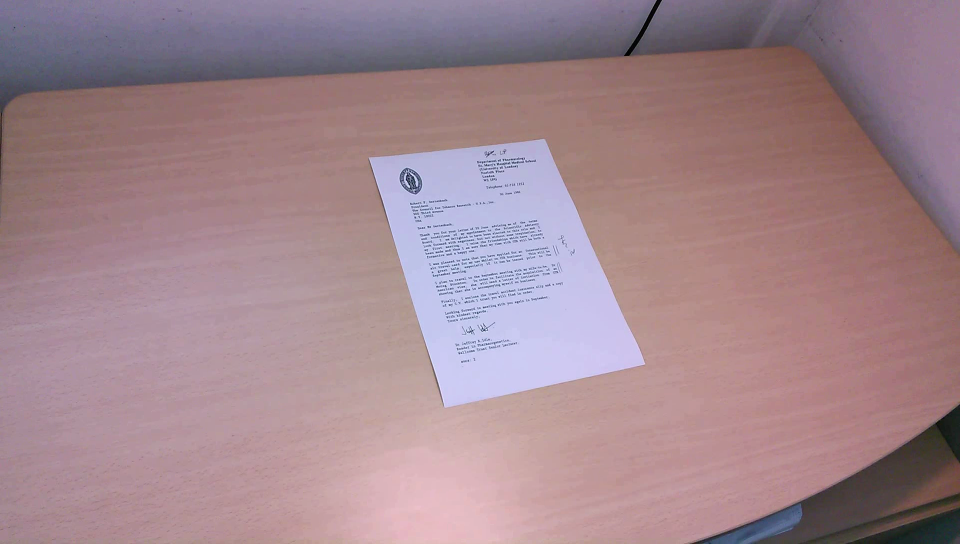
#> input picture input_samples/sample01.png, 1920 x 1088 px (shown at 1/2 size)
$ python dewarp.py input_samples/sample01.png out.png
#> lines starting #> are read from the running program, lines starting #| are printed output that depends on the picture; after the words box and inside, x2 and y2 are one past the last pixel; in counts of white or black regions, pixels touching at a corner belong together
#!/usr/bin/env python
# -*- coding: utf-8 -*-
# (c) 2016 L3i - University of La Rochelle, France
#          Joseph Chazalon joseph(dot)chazalon(at)univ-lr(dot)fr
# Tool to detect and dewarp (correct perspective transform) a document
# page area in a mobile captured image.


# ==============================================================================
# Imports
import sys
import argparse
import logging
from collections import namedtuple
import json

import cv2
import numpy as np


# ==============================================================================
# Constants
PROG_VERSION = "0.1"
PROG_NAME = "Auto page dewarp"

EXITCODE_OK = 0
EXITCODE_INVALIDINPUTFILE = 10
EXITCODE_OUTPUTERROR = 20
EXITCODE_DOCNOTFOUND = 100
EXITCODE_UNKERR = 254


# ==============================================================================
# Types
# Simple 2D point
Pt = namedtuple("Pt", ["x", "y"])

# ==============================================================================
# Constants which should be parameters
# This version produces a fixed image size, this should be improved
w_A4_page=2480
h_A4_page=3506
num_pyrdown = 2

# ==============================================================================
def _scaleCoord(coord):
    return coord * 2**num_pyrdown

# ==============================================================================
def process_image(input_path, output_path, logger, gui=False):
    # Open image
#> called with input_path = 'input_samples/sample01.png', output_path = 'out.png'
    img = cv2.imread(input_path)
#> img is the input picture: shape (1088, 1920, 3); mean B, G, R 141.8, 133.8, 161.2
    if img is None:
        logger.errort("Cannot read input file.")
        return EXITCODE_INVALIDINPUTFILE
    # orig_img = img.copy()
    # Downsample
    for _q in range(num_pyrdown):
        img = cv2.pyrDown(img)
#> this loop made 2 passes
#> pass 1, in process_image, `img = cv2.pyrDown(img)`:
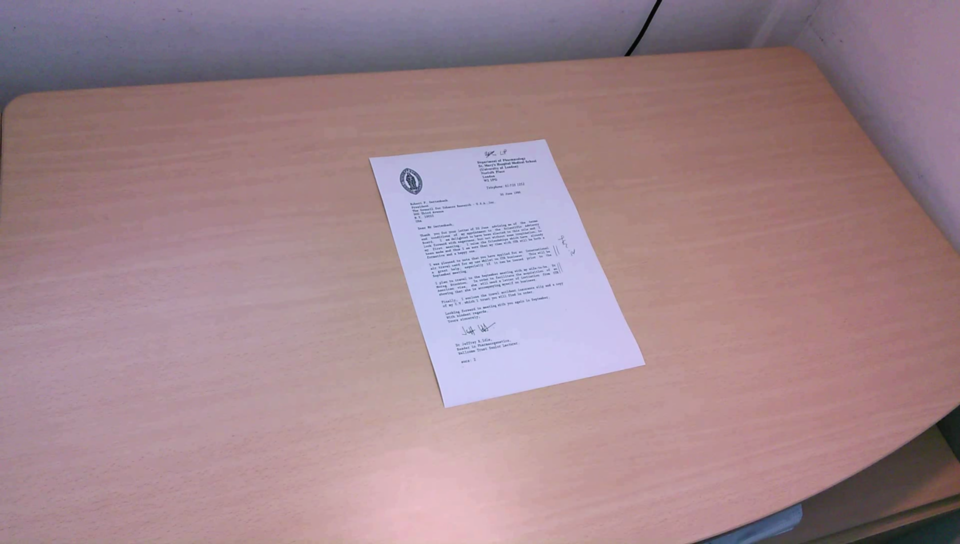
#> img: shape (544, 960, 3); mean B, G, R 141.8, 133.8, 161.2
    # Identify central point
    (height, width, _d) = img.shape
#> height = 272; width = 480
    cx = width/2
#> cx = 240
    cy = height/2
#> cy = 136
    # Binarize
    hls = cv2.cvtColor(img, cv2.COLOR_BGR2HLS)
#> hls: shape (272, 480, 3); mean of channels 0, 1, 2 103.4, 149.7, 50.2
    closed = cv2.morphologyEx(hls[:,:,1], cv2.MORPH_CLOSE, np.ones((3,3),np.uint8),iterations=5)
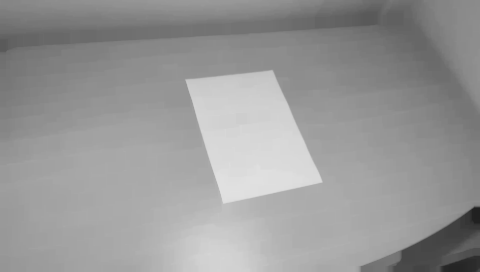
#> closed: shape (272, 480); min 32, max 225, mean 152.3
    blurred = cv2.blur(closed,(3,3))
    bin = cv2.Canny(blurred, 0, 95,3 )
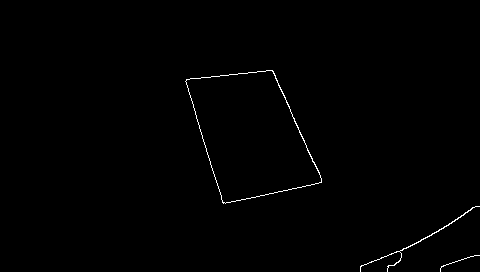
#> bin: shape (272, 480); 0.54% white in thin lines or dots, all inside (x1, y1, x2, y2) = (185, 70, 480, 272)
    # Extract contours
    binc=bin.copy()
    contours, _hierarchy = cv2.findContours(binc,cv2.RETR_LIST,cv2.CHAIN_APPROX_SIMPLE)
#> contours = 4 contours, 1 with area under 20; largest, box (x1, y1, x2, y2) and area: (185, 70, 322, 204) 11728, (185, 70, 322, 204) 11688, (360, 206, 480, 272) 56
    # !!! Quit if nothing found
    if len(contours) <= 0:
        logger.error("Cannot find regions, not enough contrast.")
        return EXITCODE_DOCNOTFOUND

    # Filter contours around center point
    H=[]
    for cnt in contours:
        hull = cv2.convexHull(cnt)
        dist = cv2.pointPolygonTest(hull,(cx,cy),False)
        if dist>0:
            H.append(hull)
#> this loop made 4 passes
#> dist on passes 1 to 4: -1, -1, 1, 1
#> after the loop, H = 2 contours; box (x1, y1, x2, y2) and area: (185, 70, 322, 204) 11964, (185, 70, 322, 204) 11919
    dists = [cv2.pointPolygonTest(x,(cx,cy),True) for x in H]
#> dists = [36.91, 36.91]
    idx=sorted(range(len(dists)), key=lambda k: dists[k])
#> idx = [0, 1]

    point_tl = None
    point_bl = None
    point_br = None
    point_tr = None

    # If no match, allow for closest contours
    # TODO make an option out of that
    if len(idx)==0:
        # dists1 = map(lambda x: cv2.arcLength(x,False), contours)
        dists1 = [cv2.arcLength(x,False) for x in contours]
        idx1 = sorted(range(len(dists1)), key=lambda k: dists1[k])
        if len(contours) >=1:
            if len(contours)>=3:
                H=[contours[idx1[-1]], contours[idx1[-2]], contours[idx1[-3]]]
            else:
                H=[contours[idx1[-1]]]
            # dists = map(lambda x: cv2.pointPolygonTest(x,(cx,cy),True), H)
            dists = [cv2.pointPolygonTest(x,(cx,cy),True) for x in H]
            idx=sorted(range(len(dists)), key=lambda k: dists[k])

    else: # len(idx) > 0:
        # Polygonal approximation and corner assignment
        approx = cv2.approxPolyDP(H[idx[0]],0.1*cv2.arcLength(H[idx[0]],True),True)
#> approx = [[271, 70], [321, 181], [225, 203], [185, 81]]
        if len(approx)==4:
            xs=[approx[0][0][0],approx[1][0][0],approx[2][0][0],approx[3][0][0]]
#> xs = [271, 321, 225, 185]
            ys=[approx[0][0][1],approx[1][0][1],approx[2][0][1],approx[3][0][1]]
#> ys = [70, 181, 203, 81]
            idx=sorted(range(len(ys)), key=lambda k: ys[k])
#> idx = [0, 3, 1, 2]
            top=[[xs[idx[0]],ys[idx[0]]],[xs[idx[1]],ys[idx[1]]]]
#> top = [[271, 70], [185, 81]]
            bottom=[[xs[idx[2]],ys[idx[2]]],[xs[idx[3]],ys[idx[3]]]]
#> bottom = [[321, 181], [225, 203]]
            if top[0][0]>top[1][0]:
                TL=top[1]
#> TL = [185, 81]
                TR=top[0]
#> TR = [271, 70]
            else:
                TL=top[0]
                TR=top[1]
            if bottom[0][0]>bottom[1][0]:
                BL=bottom[1]
#> BL = [225, 203]
                BR=bottom[0]
#> BR = [321, 181]
            else:
                BL=bottom[0]
                BR=bottom[1]

            # NOTE: Aspect ratio control could be added here

            # Assign real coordinates
            point_tl = Pt(x=_scaleCoord(TL[0]), y=_scaleCoord(TL[1]))
#> point_tl = (740, 324)
            point_bl = Pt(x=_scaleCoord(BL[0]), y=_scaleCoord(BL[1]))
#> point_bl = (900, 812)
            point_br = Pt(x=_scaleCoord(BR[0]), y=_scaleCoord(BR[1]))
#> point_br = (1284, 724)
            point_tr = Pt(x=_scaleCoord(TR[0]), y=_scaleCoord(TR[1]))
#> point_tr = (1084, 280)

    # Estimate perspective transform
    logger.info("Found document - tl:(%-4.2f,%-4.2f) bl:(%-4.2f,%-4.2f)"
                " br:(%-4.2f,%-4.2f) tr:(%-4.2f,%-4.2f)",
                point_tl.x, point_tl.y, point_bl.x, point_bl.y,
                point_br.x, point_br.y, point_tr.x, point_tr.y)

    with open(output_path, 'w') as out_file:
        json.dump({
                'tl': {'x': int(point_tl.x), 'y': int(point_tl.y)},
                'bl': {'x': int(point_bl.x), 'y': int(point_bl.y)},
                'br': {'x': int(point_br.x), 'y': int(point_br.y)},
                'tr': {'x': int(point_tr.x), 'y': int(point_tr.y)}
            },
            out_file)

    # [36 lines of commented-out code are left out]
    return EXITCODE_OK

# ==============================================================================
def main():
    # Option parsing
    parser = argparse.ArgumentParser(
        formatter_class=argparse.ArgumentDefaultsHelpFormatter,
        description=('Detect and dewarp (correct perspective transform) a document'
                     ' page area in a mobile captured image.'))
    parser.add_argument('-d', '--debug',
        action="store_true",
        help="Activate debug output.")
    # parser.add_argument('-g', '--gui',
    #     action="store_true",
    #     help="Activate GUI to visualize output.")
    parser.add_argument('input_image',
        help='Input image containing a document page.')
    # parser.add_argument('output_image',
    #     help='Path to the place where the dewarped image should be stored.')
    parser.add_argument('output_file',
        help='Path to output JSON file.')
    args = parser.parse_args()
    # Prepare logger
    logger = logging.getLogger(__name__)
    format="%(name)-12s %(levelname)-7s: %(message)s" #%(module)-10s
    formatter = logging.Formatter(format)
    ch = logging.StreamHandler()
    ch.setFormatter(formatter)
    logger.addHandler(ch)
    level = logging.DEBUG if args.debug else logging.INFO
    logger.setLevel(level)
    # Run process
    # return process_image(args.input_image, args.output_image, logger, gui=args.gui)
    return process_image(args.input_image, args.output_file, logger, None)

if __name__ == "__main__":
    ret = main()
    if ret is not None:
        sys.exit(ret)
#> (the program exits here)
